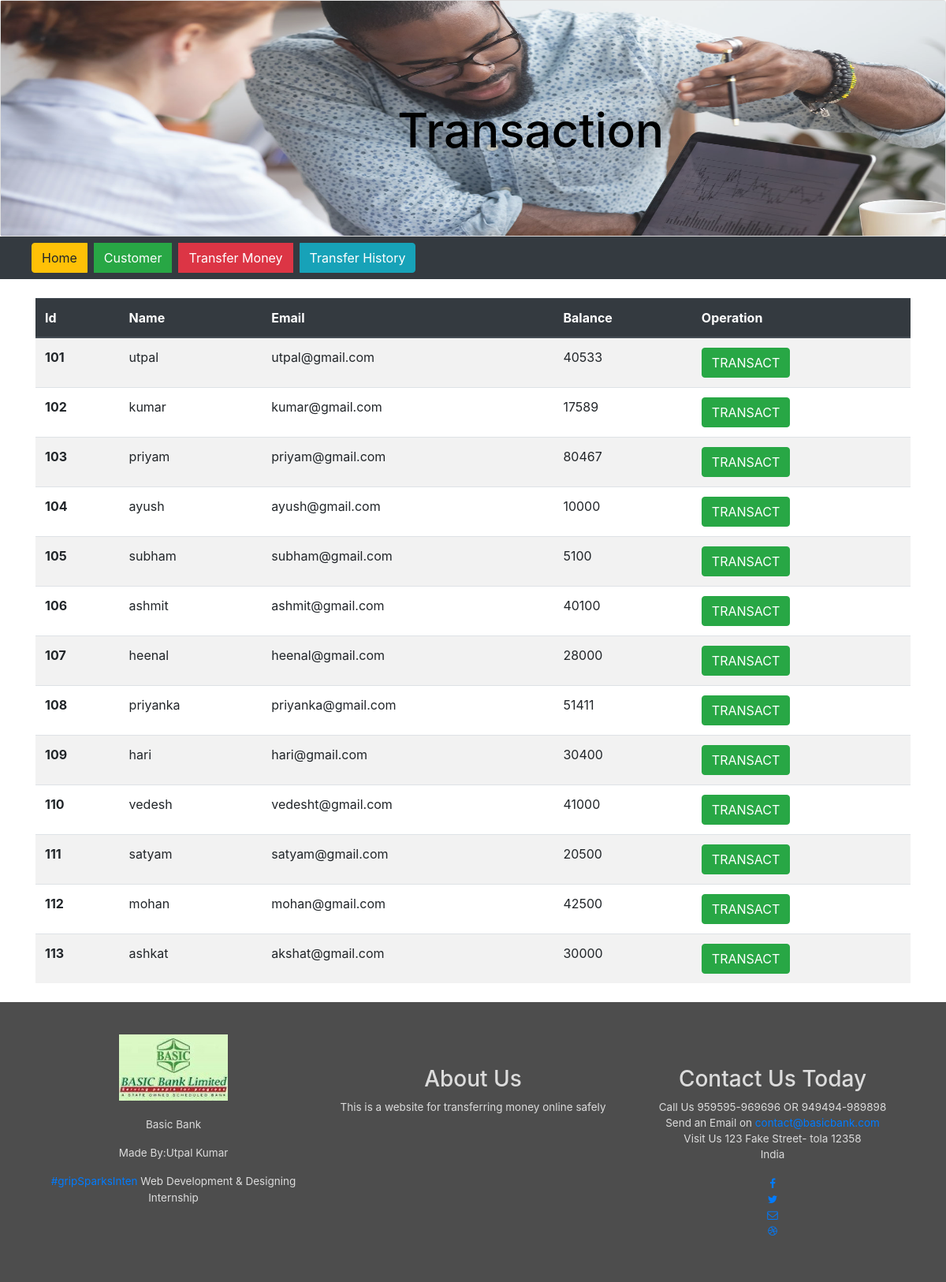
/transfer.php, run on the app's committed database.
### tables this page shows
CREATE TABLE `account` (
  `id` int(100) NOT NULL,
  `name` varchar(20) NOT NULL,
  `email` varchar(50) NOT NULL,
  `amount` varchar(50) NOT NULL
);

### transfer.php (the view, shortened to what this page needs)
<?php include  'dbconn.php';
$query = "SELECT * FROM account";
$result  = mysqli_query($con, $query);
$row = mysqli_num_rows($result);
?>
<!DOCTYPE html>
<html lang="en">
<head>
    <link rel="stylesheet" href="https://stackpath.bootstrapcdn.com/bootstrap/4.4.1/css/bootstrap.min.css">
    <link rel="stylesheet" href="https://maxcdn.bootstrapcdn.com/font-awesome/4.5.0/css/font-awesome.min.css">
</head>
<body>
<div class="card" style=" width : 100%; height :300px;;">
<img src="image/transfer.jpg" class="img-fluid" alt="Responsive image" style="width : 100%;  opacity: 0.88; height:100%;">
<div class="glow"><h1 style="font-size:60px">&nbsp&nbsp&nbsp&nbsp&nbsp&nbsp&nbsp&nbsp&nbspTransaction</h1></div>
  </div>
<nav class="navbar navbar-expand-sm bg-dark navbar-dark">
  <div class="collapse navbar-collapse" id="collapsibleNavbar">
    <ul class="navbar-nav">
      <li class="nav-item">
      <div class="btn-group">
      <a type="button" href="home.php" class="btn btn-warning" style="margin-left : 8px; ">Home</a>
  <a type="button" href="customer.php" class="btn btn-success" style="margin-left : 8px;   ">Customer</a>
  <a type="button" href="transfer.php" class="btn btn-danger" style="margin-left : 8px; ">Transfer Money</a>
  <a type="button" href="transaction.php"class="btn btn-info" style="margin-left : 8px; ">Transfer History</a>
</div>
    </ul>
  </div>
</nav>
<div class="container" style="margin-top : 2%;  margin-bottom : 2%; width : 100%; ">
<table class="table table-striped table-hover ">
  <thead class="thead-dark">
    <tr>
      <th scope="col">Id</th>
      <th scope="col">Name</th>
      <th scope="col">Email</th>
      <th scope="col">Balance</th>
      <th scope="col">Operation</th>
    </tr>
  </thead>
  <tbody>
      <?php  if($row >0){
          while($rows = mysqli_fetch_assoc($result)){
$id = $rows['id'];
$name = $rows['name'];
$email = $rows['email'];
$amount  = $rows['amount'];
    echo'<tr>
      <th scope="row">'.$id.'</th>
      <td>'.$name.'</td>
      <td>'.$email.'</td>
      <td>'.$amount.'</td>';
      echo '<td><a type="button"  href="transact.php?id='.$id.'" class="btn btn-success">TRANSACT</a></td>
    </tr>';
      }
    }
      ?>
  </tbody>
</table>
</div>
<footer class="footer" style="background-color:#4d4d4d">
    <div class="footer-widget-section">
        <div class="container text-center">
            <div class="row">
                <div class="col-sm-4 footer-block">
                    <div class="footer-widget widget_text">
                        <div class="footer-logo">
                        <br><br><a href="#"><img src="image/logo.jpg" alt=""></a>
                        </div>
                        <br> <p> Basic Bank</p>
                        <p>Made By:Utpal Kumar</p>
                        <p><a href="#">#gripSparksInten</a> Web Development & Designing Internship</p><br><br><br><br>
                    </div>
                </div>
                <div class="col-sm-4 footer-block">
                    <div class="footer-widget widget_text">
                    <br><br><br><br>   <h3>About Us</h3>
                        <p>This is a website for transferring money online safely</p><br><br><br><br>
                    </div>
                </div>
                <div class="col-sm-4 footer-block last">
                    <div class="footer-widget widget_text">
                    <br><br><br><br> <h3>Contact Us Today</h3>
                        <address>
                            Call Us 959595-969696 OR 949494-989898<br>
                            Send an Email on <a href="mailto:#">contact@basicbank.com</a><br>
                            Visit Us 123 Fake Street- tola 12358<br>
                            India
                        </address>
                        <div>
                        <ul class="list-inline social-links">
                            <li><a href="#"><i class="fa fa-facebook"></i></a></li>
                            <li><a href="#"><i class="fa fa-twitter"></i></a></li>
                            <li><a href="#"><i class="fa fa-envelope-o"></i></a></li>
                            <li><a href="#"><i class="fa fa-dribbble"></i></a></li>
                        </ul>
                        </div>
                    </div>
                </div>
            </div>
        </div>
    </div>
<link rel="stylesheet" href="https://stackpath.bootstrapcdn.com/bootstrap/4.4.1/css/bootstrap.min.css">
</body>
</html>

### tempelate.php (style rules this page uses)
body { background-color: #fff; font-family: cursive; }
.glow { font-size: 80px; color: black; text-align: center; animation: glow 1s ease-in-out infinite alternate; position : absolute; top : 43%; left : 30%; }

### transfer.php (style rules this page uses)
.footer-widget { color: #dcdcdc; font-size: 13.5px; }

### data on the page
account: id "101", name "utpal", email "utpal@gmail.com", amount "40533"
account: id "102", name "kumar", email "kumar@gmail.com", amount "17589"
account: id "103", name "priyam", email "priyam@gmail.com", amount "80467"
account: id "104", name "ayush", email "ayush@gmail.com", amount "10000"
account: id "105", name "subham", email "subham@gmail.com", amount "5100"
account: id "106", name "ashmit", email "ashmit@gmail.com", amount "40100"
account: id "107", name "heenal", email "heenal@gmail.com", amount "28000"
account: id "108", name "priyanka", email "priyanka@gmail.com", amount "51411"
account: id "109", name "hari", email "hari@gmail.com", amount "30400"
account: id "110", name "vedesh", email "vedesht@gmail.com", amount "41000"
account: id "111", name "satyam", email "satyam@gmail.com", amount "20500"
account: id "112", name "mohan", email "mohan@gmail.com", amount "42500"
account: id "113", name "ashkat", email "akshat@gmail.com", amount "30000"
